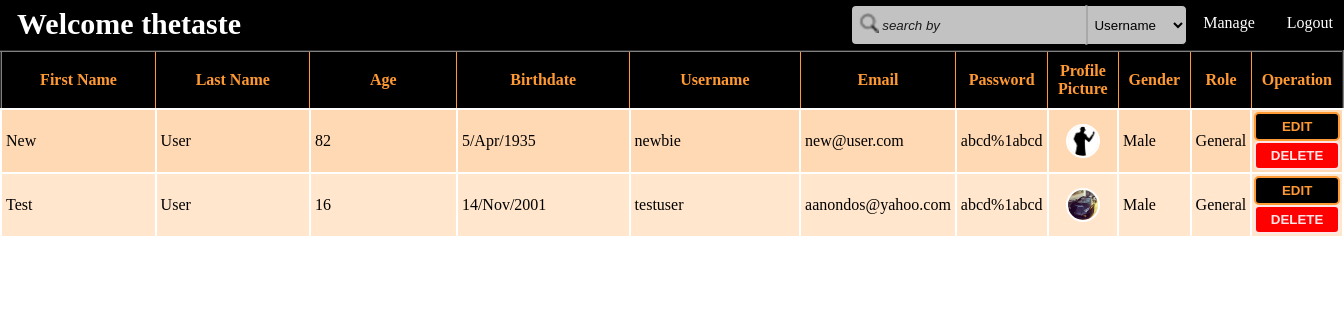
The page /admin/user.php (signed in) on the database as committed earlier.
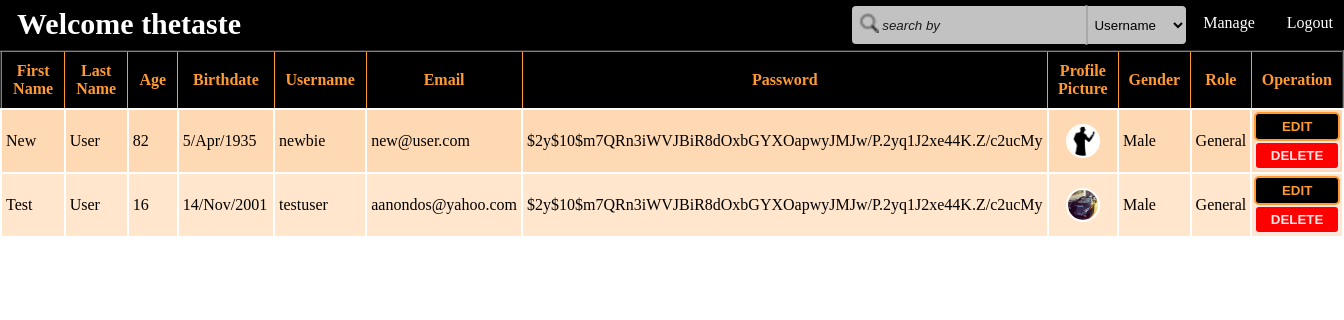
The same page on the database as committed later.
### tables this page shows
CREATE TABLE `users` (
  `user_id` int(11) NOT NULL,
  `fname` varchar(80) DEFAULT NULL,
  `lname` varchar(80) DEFAULT NULL,
  `age` int(11) DEFAULT NULL,
  `bdate` varchar(11) DEFAULT NULL,
  `username` varchar(120) DEFAULT NULL,
  `email` varchar(50) DEFAULT NULL,
  `password` varchar(100) DEFAULT NULL,
  `pro_pic` varchar(180) DEFAULT NULL,
  `gender` varchar(20) DEFAULT NULL,
  `role` int(11) DEFAULT NULL,
  `del` tinyint(1) DEFAULT '0'
);

CREATE TABLE `user_role` (
  `role_id` int(11) NOT NULL,
  `role_name` varchar(50) DEFAULT NULL
);

### Controllers/login_controller.php (called while the page is built, shortened)
<?php
require_once(get_include_path()."\Projects\aiub project\Models\UserModel.php");
class Login{
    function Login()
    {
        $this->user = new UserModel();
    }
}
 ?>

### Models/Models.php (called while the page is built, shortened)
<?php
class Models{
    public $server;
    public $user;
    public $pass;
    public $db;
    protected $conn;
    function Models($server = "localhost:3306" , $user = "root" , $pass ="" , $db = "is_that_crime")
    {
        $this->server = $server;
        $this->user = $user;
        $this->pass = $pass;
        $this->db = $db;
    }
    private function openConnection()
    {
        $this->conn = new mysqli($this->server , $this->user , $this->pass , $this->db);
        if($this->conn->connect_error)
        {
            $this->errorMessage($this->conn->connect_error);
            return false;
        }
        else
            return true;
    }
    function executeQuery($query)
    {
        if($this->openConnection())
        {
            if($this->result = $this->conn->query($query))
            {
                if($this->result->num_rows > 0)
                {
                    return $this->result;
                }
                else
                {
                    $this->closeConnection();
                    return false;
                }
            }
            else
            {
                $this->errorMessage($this->conn->error);
                return false;
            }
        }
        else
        {
            $this->errorMessage($this->conn->error);
            return false;
        }
    }
}
?>

### Models/UserModel.php (called while the page is built, shortened)
<?php
require_once('Models.php');
class UserModel extends Models{
    function getAllUsersExcept($id)
    {
        $result = $this->executeQuery("select * from users where del = false and user_id != $id");
        if($result->num_rows > 0)
            return $result;
        else
            return false;
    }
    function getRoleName($role)
    {
        $role_name = $this->executeQuery("select role_name from user_role where role_id = $role");
        $role_name = $role_name->fetch_assoc();
        $role_name = $role_name["role_name"];
        return $role_name;
    }
}
 ?>

### Controllers/AdminController.php (called while the page is built, shortened)
<?php
require_once(get_include_path()."\Projects\aiub project\Models\UserModel.php");
require_once(get_include_path()."\Projects\aiub project\Controllers\login_controller.php");
class AdminController extends Login{
	function getRoleName($role)
	{
		return $this->user->getRoleName($role);
	}
	function getAllUsersExcept($id)
	{
		return $this->user->getAllUsersExcept($id);
	}
}
?>

### admin/user.php (the view, shortened to what the changed rows need)
<html>
<head>
    <link rel="stylesheet" type="text/css" href="http://localhost:<?php echo  $_SERVER["SERVER_PORT"];?>/Projects/aiub%20project/css/admin_user_style.css">
    <link rel="stylesheet" type="text/css" href="http://localhost:<?php echo  $_SERVER["SERVER_PORT"];?>/Projects/aiub%20project/css/admin_navigation.css">
    <?php
    require_once(get_include_path()."\Projects\aiub project\Controllers\AdminController.php");
    $admincontrol = new AdminController();
    ?>
</head>
<body>
<div>
    <article>
    <div>
    <?php
        $users = $admincontrol->getAllUsersExcept($_SESSION["user_id"]);
        echo "<table border = '2'>";
        echo "<tr>
            <th>First Name</th>
            <th>Last Name</th>
            <th>Age</th>
            <th>Birthdate</th>
            <th>Username</th>
            <th>Email</th>
            <th>Password</th>
            <th>Profile Picture</th>
            <th>Gender</th>
            <th>Role</th>
            <th>Operation</th>
         </tr>";
	while($user = $users->fetch_assoc())
	{
        echo "<tr id='{$user['user_id']}' class='users'>
                <td class='fname'>{$user['fname']}</td>
                <td class='lname'>{$user['lname']}</td>
                <td class='abelow aabove'>{$user['age']}</td>
                <td>{$user['bdate']}</td>
                <td id='td-username' class='username'>{$user['username']}</td>
                <td id='td-email' class='email'>{$user['email']}</td>
                <td id='td-password'>{$user['password']}</td>
                <td id='td-pictures'><img class='circled_pro_pic' style='width:30px;height:30px;' src='{$user['pro_pic']}' onerror='return setDefaultPP(this)'/></td>
                <td class='gender'>{$user['gender']}</td>
                <td class='role'>{$admincontrol->getRoleName($user['role'])}</td>
                <td id='operation'><a href = 'user_edit.php?user_id={$user['user_id']}'><button id='edit-button'>EDIT</button></a><button id='delete-button' onclick='rmvUser({$user['user_id']})'>DELETE</button></td>
             </tr>";
	}
	echo "</table>";
   ?>
</div>
</article>
</div>
</body>
</html>

Rows that differ between the two databases and show on the page:
changed users "New": password "abcd%1abcd" → "$2y$10$m7QRn3iWVJBiR8dOxbGYXOapwyJMJw/P.2yq1J2xe44K.Z/c2ucMy"
changed users "Test": password "abcd%1abcd" → "$2y$10$m7QRn3iWVJBiR8dOxbGYXOapwyJMJw/P.2yq1J2xe44K.Z/c2ucMy"
